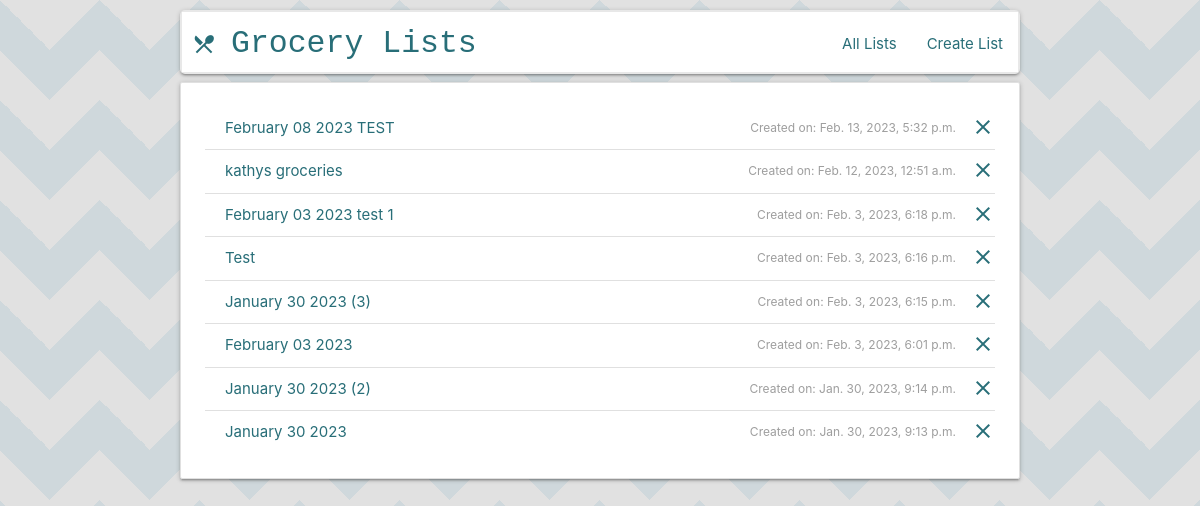
Page /groceries/ on the earlier database version.
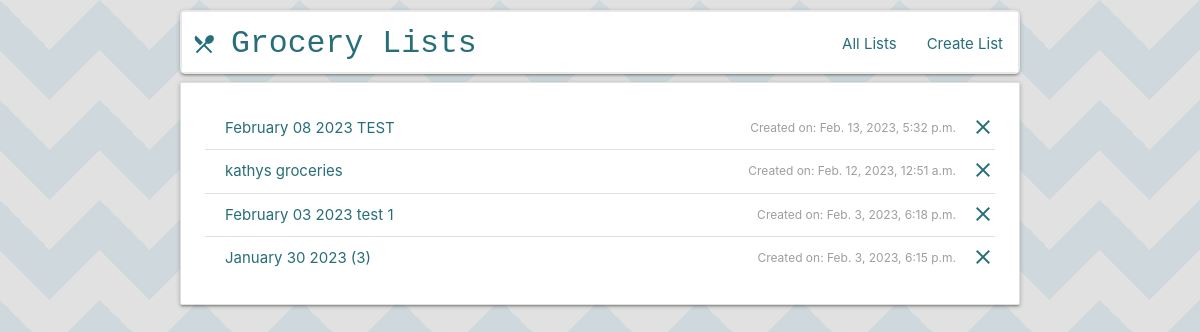
Same page on the later database version.
### grocery_lists/models.py (models this page shows, shortened)
class GroceryList(models.Model):
    name = models.CharField(max_length=100, default=default_grocery_list_name(), unique=True)
    created_on = models.DateTimeField(auto_now=True)

### grocery_lists/views.py (the view)
# urls.py: path('', views.ListGroceryListView.as_view(), name='list'),
class ListGroceryListView(ListView):
    model = GroceryList
    paginate_by = 10
    ordering = ['-created_on']

### grocery_lists/templates/grocery_lists/grocerylist_list.html (shortened to what this page needs)
{% extends "grocery_lists/base.html" %}
{% block content %}
<div class="collection card-panel">
    {% for list in object_list %}
        <a class="delete-icon" href="{% url 'groceries:delete' list.pk %}"><i class="material-icons right" style="padding-top: 8px">clear</i></a>
        <a href="{% url 'groceries:detail' list.pk %}" class="collection-item">{{list.name}}
            <label class="right">Created on: {{list.created_on}}</label>
        </a>
    {% endfor %}
  </div>
{% endblock %}

Differences in the rows shown:
removed GroceryList: name "Test", created_on "Feb. 3, 2023, 6:16 p.m."
removed GroceryList: name "February 03 2023", created_on "Feb. 3, 2023, 6:01 p.m."
removed GroceryList: name "January 30 2023 (2)", created_on "Jan. 30, 2023, 9:14 p.m."
removed GroceryList: name "January 30 2023", created_on "Jan. 30, 2023, 9:13 p.m."
